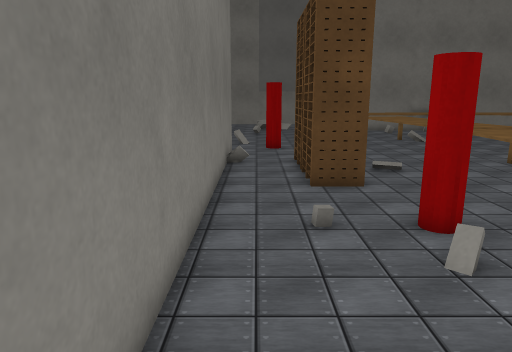
view 1 (above)

22 first-person views from a walk through a robot-simulator world made for Webots. The camera is 1.3 m above the floor, tilts 12° down and sees 70° across. Doors are drawn as open doorways. The floor is counted in squares, 0.5 m on a side. Each view is taken from the middle of a square. On the plan, view 1 faces up. The plan holds only what a view shows up to about 20 squares ahead; the rest is blank. The robots in the file are not drawn. Webots' stock objects and surfaces are drawn as simple stand-ins.

view 2
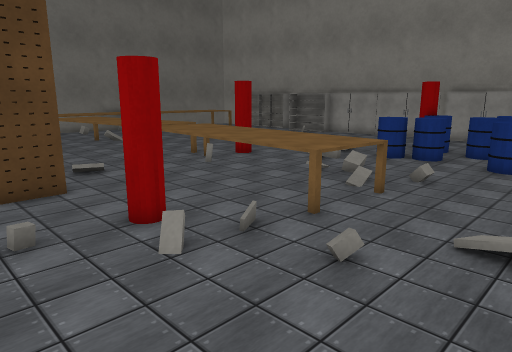

view 3
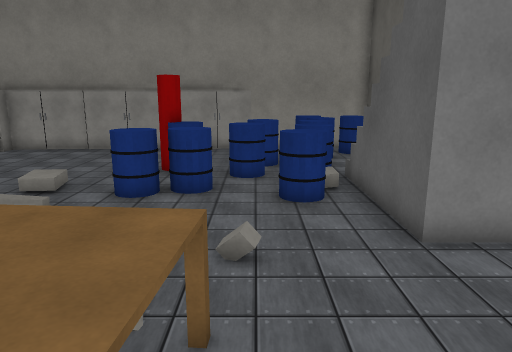

view 4
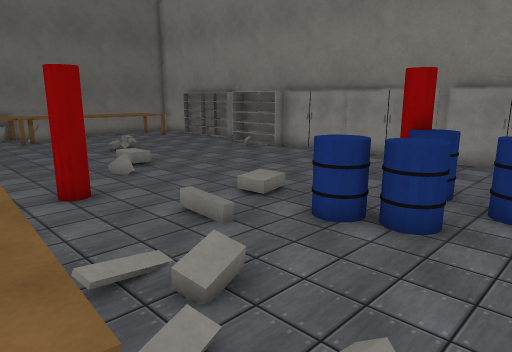

view 5
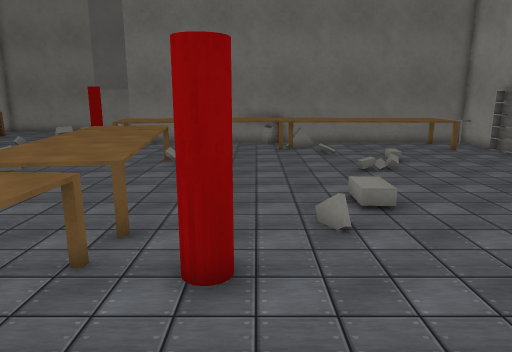

view 6
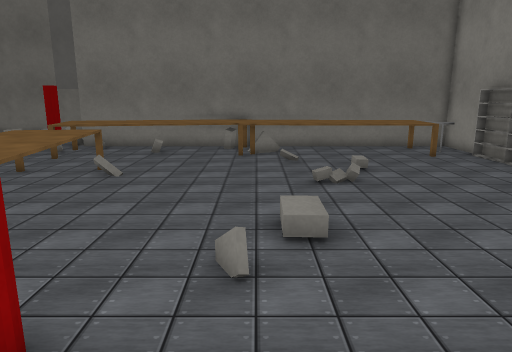

view 7
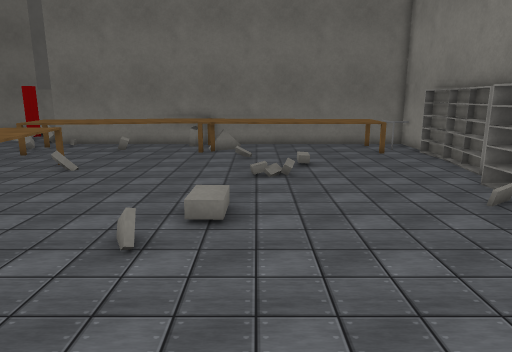

view 8
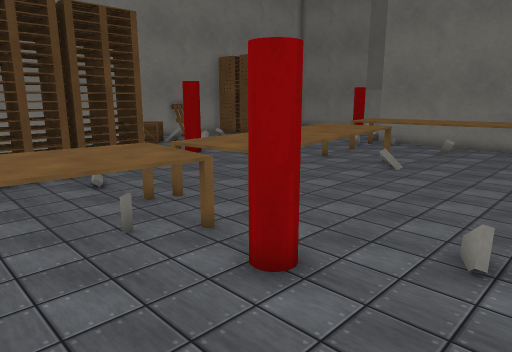

view 9
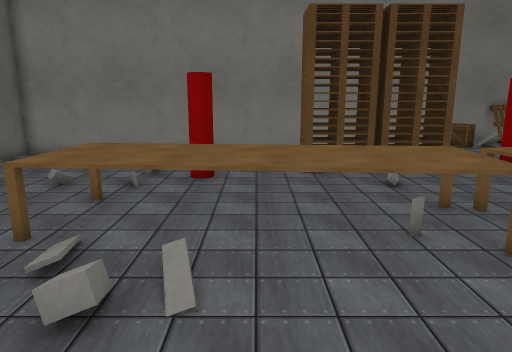

view 10
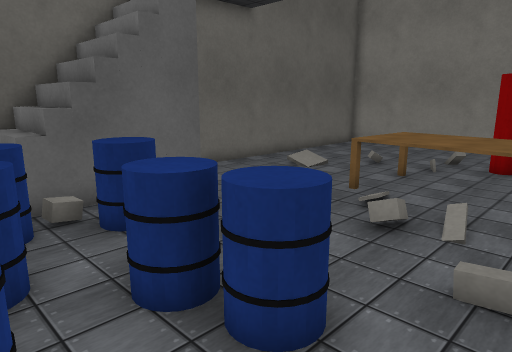

view 11
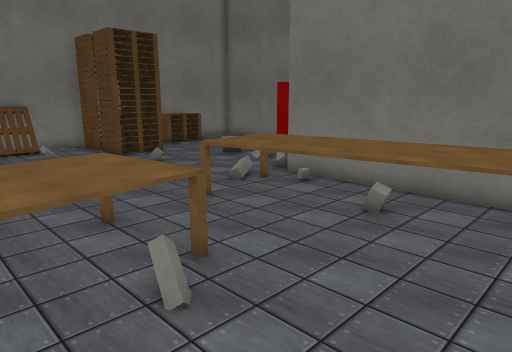

view 12
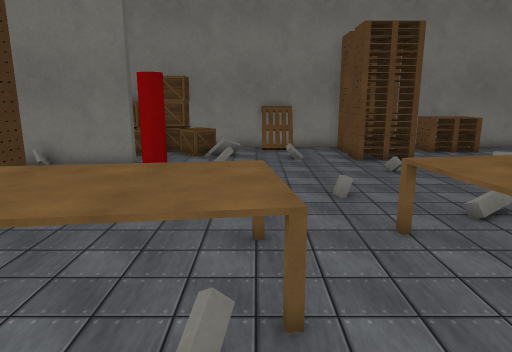

view 13
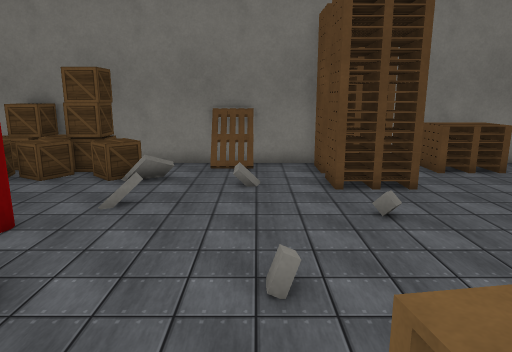

view 14
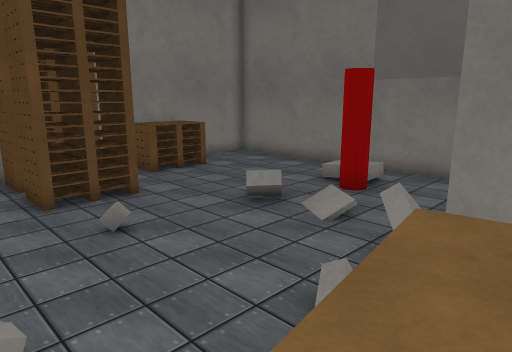

view 15
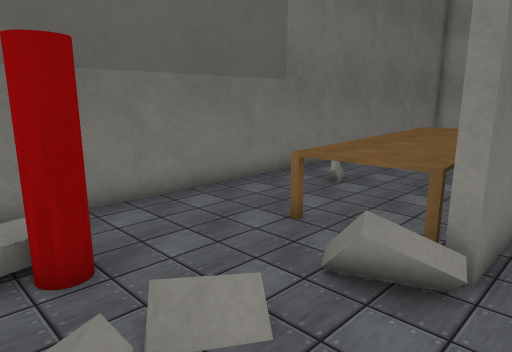

view 16
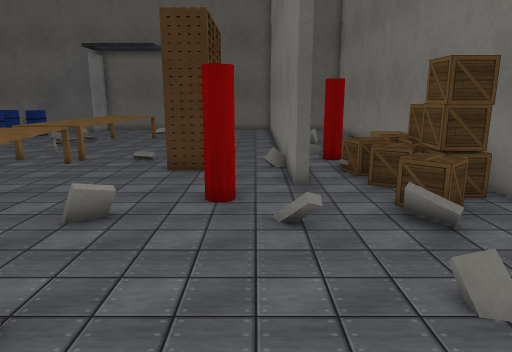

view 17
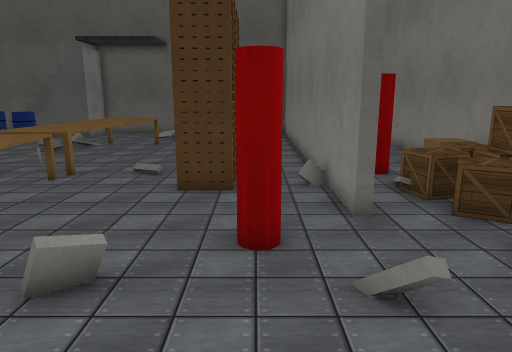

view 18
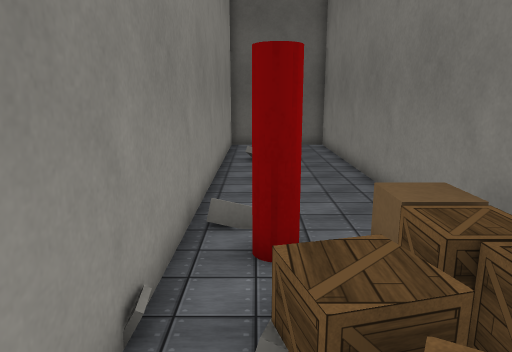

view 19
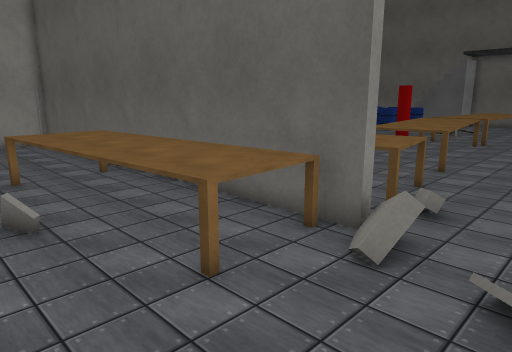

view 20
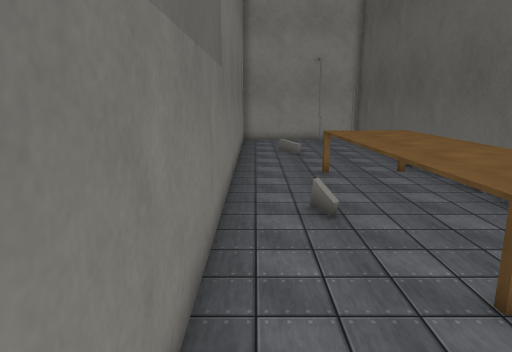

view 21
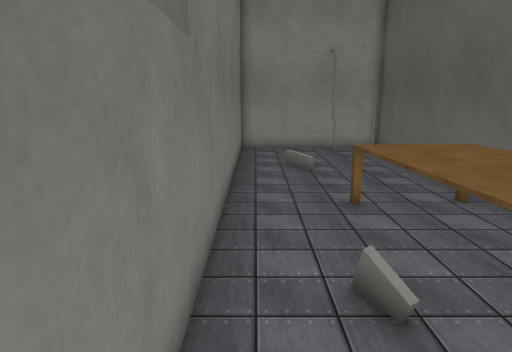

view 22
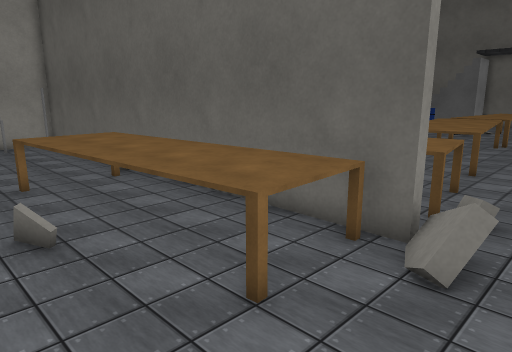

### Floor plan
Points are (right, up) in squares from view 1. A wall is a line through its corners. A room is listed if a view was taken in it or the views show most of it. See-through windows are left out.
Room 1 (views 1, 2, 3, 4, 5, 6, 7, 8, 9, 10, 11, 12, 13, 14, 15, 16, 17, 18, 19, 20, 21, 22)
walls: (-1.6, 18.2) (-1.2, 18.2) (-1.2, -1.8) (10.4, -1.8); (25.4, 21.4) (25.4, 23.5); (25.4, 12.4) (25.4, 17.2); (25.4, 26.4) (25.4, 30.2) (5.5, 30.2) (5.5, 30.6) (25.4, 30.6) (25.4, 37.9); (25.4, 6.4) (25.4, 8.5); (-6.8, 27.6) (-6.8, -1.5); (15, -1.8) (17, -1.8); (0.6, 37.8) (-6.8, 37.8) (-6.8, 30.5); (-1.6, -1.5) (-1.6, 17.2); (23.7, -1.8) (25.4, -1.8) (25.4, 4.5); (25.1, 37.8) (9.4, 37.8)
ways out: open door at (10, -2); open door at (18, 38)
objects: other object (-6, 13) to (-5, 14); wooden box (-6, 15) to (-5, 15); wooden box (-6, 16) to (-5, 17); wooden box (-6, 17); other object (-6, 18); wooden box (-6, 19); wooden box (-6, 19) to (-5, 20); pallet (-6, 23) to (-6, 25); stack of pallets (-6, 27) to (-5, 30); stack of pallets (-6, 31) to (-5, 34); wooden box (-5, 18); wooden box (-5, 20) to (-4, 21); red pole (-4, 13) to (-3, 13); wooden box (-4, 15) to (-3, 17); wooden box (-4, 17) to (-4, 19); white box (-4, 21) to (-3, 22); stack of pallets (-4, 27) to (-2, 30); other object (-3, 4); white box (-3, 12); white box (-3, 16); white box (-3, 24) to (-3, 25); white box (-2, 15); white box (-1, 15) to (0, 15); white box (-1, 22); white box (0, 28); white box (0, 31) to (1, 32); white box (0, 35) to (2, 36); white box (1, 7); red pole (1, 19) to (1, 20); red pole (1, 34) to (2, 35); stack of pallets (2, 11) to (3, 13); stack of pallets (2, 14) to (3, 16); white box (3, 6); red pole (3, 7) to (4, 8); white box (3, 21) to (4, 22); white box (3, 25) to (3, 26); white box (3, 32); white box (4, 30) to (5, 32); white box (5, 3); white box (5, 5); white box (5, 13); white box (5, 28) to (5, 29); table (6, 15) to (10, 23); table (6, 26) to (14, 30); table (6, 31) to (15, 35); table (7, 5) to (10, 14); other object (7, 29); white box (10, 5) to (10, 6); white box (10, 8); white box (10, 22) to (10, 23); white box (10, 35) to (10, 36); white box (11, 4) to (12, 4); white box (11, 7) to (12, 7); stairs (12, -1) to (18, 1); red pole (12, 13) to (13, 13); white box (14, 9) to (14, 10); table (14, 26) to (23, 29); barrel (15, 2) to (16, 3); barrel (15, 7) to (17, 8); white box (15, 15); white box (16, 2) to (17, 2); barrel (16, 5) to (17, 6); white box (16, 10) to (17, 11); white box (16, 16) to (16, 18); other object (16, 26); white box (17, 22); barrel (18, 2) to (18, 3); barrel (18, 4) to (19, 5); white box (18, 21) to (18, 22); barrel (19, 6) to (20, 6); red pole (19, 7) to (20, 7); white box (19, 23) to (19, 24); other object (20, 1) to (21, 2); barrel (20, 3) to (21, 4); white box (20, 35) to (21, 36); barrel (22, 1) to (23, 2); barrel (23, -1) to (24, 0); white box (23, 18) to (24, 18); other object (24, 1) to (24, 2); shelf (24, 17); shelf (24, 19) to (25, 20); other object (24, 28) to (24, 29); grey pole (24, 31); other object (24, 33); cabinet (25, 5) to (26, 8); cabinet (25, 9) to (26, 12); cabinet (25, 13) to (25, 17); shelf (25, 21) to (25, 24); shelf (25, 24) to (26, 27)

Where each view was taken, in squares from view 1:
view 1: 0 up, 0 right, facing up
view 2: 0 up, 0 right, facing up-right
view 3: 4 up, 6 right, facing right
view 4: 3 up, 9 right, facing up-right
view 5: 8 up, 13 right, facing up
view 6: 10 up, 15 right, facing up
view 7: 9 up, 17 right, facing up
view 8: 9 up, 16 right, facing up-left
view 9: 9 up, 16 right, facing left
view 10: 10 up, 19 right, facing down-left
view 11: 20 up, 14 right, facing up-left
view 12: 23 up, 13 right, facing left
view 13: 25 up, 8 right, facing left
view 14: 25 up, 7 right, facing up-left
view 15: 29 up, 0 right, facing up-right
view 16: 29 up, 0 right, facing down
view 17: 26 up, 1 right, facing down
view 18: 19 up, 3 left, facing down
view 19: 37 up, 2 right, facing down-right
view 20: 37 up, 2 right, facing right
view 21: 37 up, 6 right, facing right
view 22: 37 up, 3 right, facing down-right
